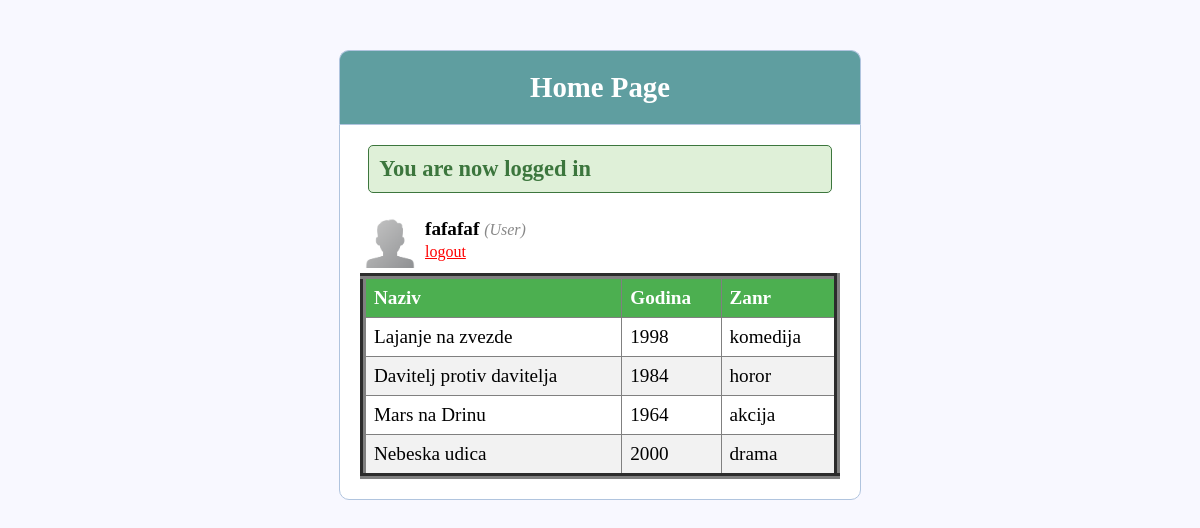
Page /index.php (signed in) on the committed database.
### tables this page shows
CREATE TABLE `film` (
  `id` int(10) NOT NULL,
  `naziv` varchar(50) NOT NULL,
  `godina` varchar(10) NOT NULL,
  `zanr_id` int(10) NOT NULL
);

CREATE TABLE `zanrovi` (
  `id` int(10) NOT NULL,
  `zanr` varchar(50) NOT NULL
);

### index.php (the view, shortened to what this page needs)
<!DOCTYPE html>
<html>
<head>
	<link rel="stylesheet" type="text/css" href="style.css">
</head>
<body>
	<div class="header">
		<h2>Home Page</h2>
	</div>
	<div class="content">
		<?php if (isset($_SESSION['success'])) : ?>
			<div class="error success" >
				<h3>
					<?php
						echo $_SESSION['success'];
					?>
				</h3>
			</div>
		<?php endif ?>
		<div class="profile_info">
			<img src="images/user_profile.png"  >
			<div>
				<?php  if (isset($_SESSION['user'])) : ?>
					<strong><?php echo $_SESSION['user']['username']; ?></strong>
					<small>
						<i  style="color: #888;">(<?php echo ucfirst($_SESSION['user']['user_type']); ?>)</i>
						<br>
						<a href="index.php?logout='1'" style="color: red;">logout</a>
					</small>
				<?php endif ?>
			</div>
		</div>
        <div align="center">
        <?php
        $conn=new mysqli("127.0.0.1","root","","filmovi") or die(mysqli_error($conn));
        $result=$conn->query("SELECT film.id,film.naziv,film.godina,zanrovi.zanr FROM film INNER JOIN zanrovi ON film.zanr_id=zanrovi.id") or die($conn->error);
        ?>
        <table align="center" border="6px">
            <thead>
            <tr>
                <th>Naziv</th>
                <th>Godina</th>
                <th>Zanr</th>
            </tr>
            </thead>
            <?php
            while ($row=$result->fetch_assoc()) : ?>
                <tr>
                    <td><?php echo $row['naziv']; ?></td>
                    <td><?php echo $row['godina']; ?></td>
                    <td><?php echo $row['zanr']; ?></td>
                </tr>
            <?php endwhile; ?>
        </table>
        </div>
	</div>
</body>
</html>

### style.css (style rules this page uses)
* { margin: 0px; padding: 0px; }
body { font-size: 120%; background: #F8F8FF; }
.header { width: 40%; margin: 50px auto 0px; color: white; background: #5F9EA0; text-align: center; border: 1px solid #B0C4DE; border-bottom: none; border-radius: 10px 10px 0px 0px; padding: 20px; }
form, .content { width: 40%; margin: 0px auto; padding: 20px; border: 1px solid #B0C4DE; background: white; border-radius: 0px 0px 10px 10px; }
.error { width: 92%; margin: 0px auto; padding: 10px; border: 1px solid #a94442; color: #a94442; background: #f2dede; border-radius: 5px; text-align: left; }
.success { color: #3c763d; background: #dff0d8; border: 1px solid #3c763d; margin-bottom: 20px; }
.profile_info img { display: inline-block; width: 50px; height: 50px; margin: 5px; float: left; }
.profile_info div { display: inline-block; margin: 5px; }
.profile_info:after { content: ""; display: block; clear: both; }

### index.php (style rules this page uses)
table { border-collapse: collapse; width: 100%; }
th, td { text-align: left; padding: 8px; }
tr:nth-child(even) { background-color: #f2f2f2 }
th { background-color: #4CAF50; color: white; }

### rows in the picture
film: naziv "Lajanje na zvezde", godina "1998", zanr.zanr "komedija"
film: naziv "Davitelj protiv davitelja", godina "1984", zanr.zanr "horor"
film: naziv "Mars na Drinu", godina "1964", zanr.zanr "akcija"
film: naziv "Nebeska udica", godina "2000", zanr.zanr "drama"

### other values in the picture
$_SESSION['success'] "You are now logged in"
$_SESSION['user']['username'] "fafafaf"
$_SESSION['user']['user_type'] "User"
